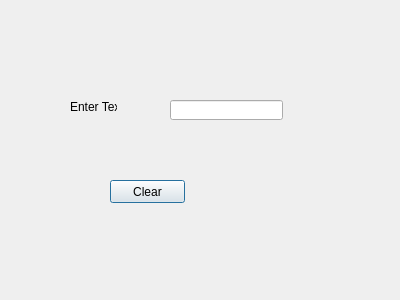
<?xml version="1.0" encoding="UTF-8"?>
<ui version="4.0">
 <class>Dialog</class>
 <widget class="QDialog" name="Dialog">
  <property name="geometry">
   <rect>
    <x>0</x>
    <y>0</y>
    <width>400</width>
    <height>300</height>
   </rect>
  </property>
  <property name="windowTitle">
   <string>Dialog</string>
  </property>
  <widget class="QLabel" name="label">
   <property name="geometry">
    <rect>
     <x>70</x>
     <y>100</y>
     <width>47</width>
     <height>13</height>
    </rect>
   </property>
   <property name="text">
    <string>Enter Text</string>
   </property>
  </widget>
  <widget class="QLineEdit" name="lineEdit">
   <property name="geometry">
    <rect>
     <x>170</x>
     <y>100</y>
     <width>113</width>
     <height>20</height>
    </rect>
   </property>
  </widget>
  <widget class="QPushButton" name="pushButton">
   <property name="geometry">
    <rect>
     <x>110</x>
     <y>180</y>
     <width>75</width>
     <height>23</height>
    </rect>
   </property>
   <property name="text">
    <string>Clear</string>
   </property>
  </widget>
 </widget>
 <resources/>
 <connections>
  <connection>
   <sender>pushButton</sender>
   <signal>clicked()</signal>
   <receiver>lineEdit</receiver>
   <slot>clear()</slot>
   <hints>
    <hint type="sourcelabel">
     <x>142</x>
     <y>197</y>
    </hint>
    <hint type="destinationlabel">
     <x>207</x>
     <y>105</y>
    </hint>
   </hints>
  </connection>
 </connections>
</ui>
